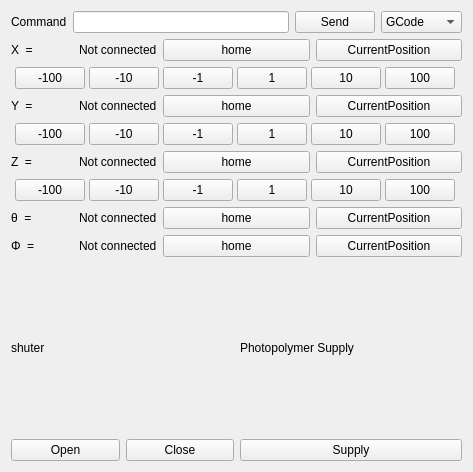
<?xml version="1.0" encoding="UTF-8"?>
<ui version="4.0">
 <class>PrintPanel</class>
 <widget class="QWidget" name="PrintPanel">
  <property name="geometry">
   <rect>
    <x>0</x>
    <y>0</y>
    <width>473</width>
    <height>472</height>
   </rect>
  </property>
  <property name="windowTitle">
   <string>Form</string>
  </property>
  <layout class="QGridLayout" name="gridLayout">
   <item row="0" column="0">
    <layout class="QVBoxLayout" name="verticalLayout_3">
     <item>
      <layout class="QHBoxLayout" name="horizontalLayout_7">
       <item>
        <widget class="QLabel" name="label_5">
         <property name="text">
          <string>Command</string>
         </property>
        </widget>
       </item>
       <item>
        <widget class="QLineEdit" name="requestLineEdit"/>
       </item>
       <item>
        <widget class="QPushButton" name="sendRequestButton">
         <property name="text">
          <string>Send</string>
         </property>
        </widget>
       </item>
       <item>
        <widget class="QComboBox" name="sendAxisComboBox">
         <item>
          <property name="text">
           <string>GCode</string>
          </property>
         </item>
         <item>
          <property name="text">
           <string>X</string>
          </property>
         </item>
         <item>
          <property name="text">
           <string>Y</string>
          </property>
         </item>
         <item>
          <property name="text">
           <string>Z</string>
          </property>
         </item>
         <item>
          <property name="text">
           <string>θ</string>
          </property>
         </item>
         <item>
          <property name="text">
           <string>Φ</string>
          </property>
         </item>
         <item>
          <property name="text">
           <string>Z(supply)</string>
          </property>
         </item>
         <item>
          <property name="text">
           <string>θ(supply)</string>
          </property>
         </item>
        </widget>
       </item>
      </layout>
     </item>
     <item>
      <layout class="QHBoxLayout" name="horizontalLayout_3">
       <item>
        <layout class="QHBoxLayout" name="horizontalLayout_6">
         <item>
          <widget class="QLabel" name="label_4">
           <property name="text">
            <string>X  =</string>
           </property>
          </widget>
         </item>
         <item>
          <widget class="QLabel" name="positionX">
           <property name="text">
            <string>Not connected</string>
           </property>
          </widget>
         </item>
        </layout>
       </item>
       <item>
        <widget class="QPushButton" name="homeX">
         <property name="text">
          <string>home</string>
         </property>
        </widget>
       </item>
       <item>
        <widget class="QPushButton" name="cpX">
         <property name="text">
          <string>CurrentPosition</string>
         </property>
        </widget>
       </item>
      </layout>
     </item>
     <item>
      <layout class="QHBoxLayout" name="horizontalLayout_5">
       <property name="spacing">
        <number>0</number>
       </property>
       <item>
        <widget class="QPushButton" name="moveN100X">
         <property name="minimumSize">
          <size>
           <width>60</width>
           <height>0</height>
          </size>
         </property>
         <property name="maximumSize">
          <size>
           <width>70</width>
           <height>16777215</height>
          </size>
         </property>
         <property name="text">
          <string>-100</string>
         </property>
        </widget>
       </item>
       <item>
        <widget class="QPushButton" name="moveN10X">
         <property name="minimumSize">
          <size>
           <width>60</width>
           <height>0</height>
          </size>
         </property>
         <property name="maximumSize">
          <size>
           <width>70</width>
           <height>16777215</height>
          </size>
         </property>
         <property name="text">
          <string>-10</string>
         </property>
        </widget>
       </item>
       <item>
        <widget class="QPushButton" name="moveN1X">
         <property name="minimumSize">
          <size>
           <width>60</width>
           <height>0</height>
          </size>
         </property>
         <property name="maximumSize">
          <size>
           <width>70</width>
           <height>16777215</height>
          </size>
         </property>
         <property name="text">
          <string>-1</string>
         </property>
        </widget>
       </item>
       <item>
        <widget class="QPushButton" name="moveP1X">
         <property name="minimumSize">
          <size>
           <width>60</width>
           <height>0</height>
          </size>
         </property>
         <property name="maximumSize">
          <size>
           <width>70</width>
           <height>16777215</height>
          </size>
         </property>
         <property name="text">
          <string>1</string>
         </property>
        </widget>
       </item>
       <item>
        <widget class="QPushButton" name="moveP10X">
         <property name="minimumSize">
          <size>
           <width>60</width>
           <height>0</height>
          </size>
         </property>
         <property name="maximumSize">
          <size>
           <width>70</width>
           <height>16777215</height>
          </size>
         </property>
         <property name="text">
          <string>10</string>
         </property>
        </widget>
       </item>
       <item>
        <widget class="QPushButton" name="moveP100X">
         <property name="minimumSize">
          <size>
           <width>60</width>
           <height>0</height>
          </size>
         </property>
         <property name="maximumSize">
          <size>
           <width>70</width>
           <height>16777215</height>
          </size>
         </property>
         <property name="text">
          <string>100</string>
         </property>
        </widget>
       </item>
      </layout>
     </item>
     <item>
      <layout class="QHBoxLayout" name="horizontalLayout_4">
       <item>
        <layout class="QHBoxLayout" name="horizontalLayout_8">
         <item>
          <widget class="QLabel" name="label_6">
           <property name="text">
            <string>Y  =</string>
           </property>
          </widget>
         </item>
         <item>
          <widget class="QLabel" name="positionY">
           <property name="text">
            <string>Not connected</string>
           </property>
          </widget>
         </item>
        </layout>
       </item>
       <item>
        <widget class="QPushButton" name="homeY">
         <property name="text">
          <string>home</string>
         </property>
        </widget>
       </item>
       <item>
        <widget class="QPushButton" name="cpY">
         <property name="text">
          <string>CurrentPosition</string>
         </property>
        </widget>
       </item>
      </layout>
     </item>
     <item>
      <layout class="QHBoxLayout" name="horizontalLayout_9">
       <property name="spacing">
        <number>0</number>
       </property>
       <item>
        <widget class="QPushButton" name="moveN100Y">
         <property name="minimumSize">
          <size>
           <width>60</width>
           <height>0</height>
          </size>
         </property>
         <property name="maximumSize">
          <size>
           <width>70</width>
           <height>16777215</height>
          </size>
         </property>
         <property name="text">
          <string>-100</string>
         </property>
        </widget>
       </item>
       <item>
        <widget class="QPushButton" name="moveN10Y">
         <property name="minimumSize">
          <size>
           <width>60</width>
           <height>0</height>
          </size>
         </property>
         <property name="maximumSize">
          <size>
           <width>70</width>
           <height>16777215</height>
          </size>
         </property>
         <property name="text">
          <string>-10</string>
         </property>
        </widget>
       </item>
       <item>
        <widget class="QPushButton" name="moveN1Y">
         <property name="minimumSize">
          <size>
           <width>60</width>
           <height>0</height>
          </size>
         </property>
         <property name="maximumSize">
          <size>
           <width>70</width>
           <height>16777215</height>
          </size>
         </property>
         <property name="text">
          <string>-1</string>
         </property>
        </widget>
       </item>
       <item>
        <widget class="QPushButton" name="moveP1Y">
         <property name="minimumSize">
          <size>
           <width>60</width>
           <height>0</height>
          </size>
         </property>
         <property name="maximumSize">
          <size>
           <width>70</width>
           <height>16777215</height>
          </size>
         </property>
         <property name="text">
          <string>1</string>
         </property>
        </widget>
       </item>
       <item>
        <widget class="QPushButton" name="moveP10Y">
         <property name="minimumSize">
          <size>
           <width>60</width>
           <height>0</height>
          </size>
         </property>
         <property name="maximumSize">
          <size>
           <width>70</width>
           <height>16777215</height>
          </size>
         </property>
         <property name="text">
          <string>10</string>
         </property>
        </widget>
       </item>
       <item>
        <widget class="QPushButton" name="moveP100Y">
         <property name="minimumSize">
          <size>
           <width>60</width>
           <height>0</height>
          </size>
         </property>
         <property name="maximumSize">
          <size>
           <width>70</width>
           <height>16777215</height>
          </size>
         </property>
         <property name="text">
          <string>100</string>
         </property>
        </widget>
       </item>
      </layout>
     </item>
     <item>
      <layout class="QHBoxLayout" name="horizontalLayout_10">
       <item>
        <layout class="QHBoxLayout" name="horizontalLayout_11">
         <item>
          <widget class="QLabel" name="label_7">
           <property name="text">
            <string>Z  =</string>
           </property>
          </widget>
         </item>
         <item>
          <widget class="QLabel" name="positionZ">
           <property name="text">
            <string>Not connected</string>
           </property>
          </widget>
         </item>
        </layout>
       </item>
       <item>
        <widget class="QPushButton" name="homeZ">
         <property name="text">
          <string>home</string>
         </property>
        </widget>
       </item>
       <item>
        <widget class="QPushButton" name="cpZ">
         <property name="text">
          <string>CurrentPosition</string>
         </property>
        </widget>
       </item>
      </layout>
     </item>
     <item>
      <layout class="QHBoxLayout" name="horizontalLayout_12">
       <property name="spacing">
        <number>0</number>
       </property>
       <item>
        <widget class="QPushButton" name="moveN100Z">
         <property name="minimumSize">
          <size>
           <width>60</width>
           <height>0</height>
          </size>
         </property>
         <property name="maximumSize">
          <size>
           <width>70</width>
           <height>16777215</height>
          </size>
         </property>
         <property name="text">
          <string>-100</string>
         </property>
        </widget>
       </item>
       <item>
        <widget class="QPushButton" name="moveN10Z">
         <property name="minimumSize">
          <size>
           <width>60</width>
           <height>0</height>
          </size>
         </property>
         <property name="maximumSize">
          <size>
           <width>70</width>
           <height>16777215</height>
          </size>
         </property>
         <property name="text">
          <string>-10</string>
         </property>
        </widget>
       </item>
       <item>
        <widget class="QPushButton" name="moveN1Z">
         <property name="minimumSize">
          <size>
           <width>60</width>
           <height>0</height>
          </size>
         </property>
         <property name="maximumSize">
          <size>
           <width>70</width>
           <height>16777215</height>
          </size>
         </property>
         <property name="text">
          <string>-1</string>
         </property>
        </widget>
       </item>
       <item>
        <widget class="QPushButton" name="moveP1Z">
         <property name="minimumSize">
          <size>
           <width>60</width>
           <height>0</height>
          </size>
         </property>
         <property name="maximumSize">
          <size>
           <width>70</width>
           <height>16777215</height>
          </size>
         </property>
         <property name="text">
          <string>1</string>
         </property>
        </widget>
       </item>
       <item>
        <widget class="QPushButton" name="moveP10Z">
         <property name="minimumSize">
          <size>
           <width>60</width>
           <height>0</height>
          </size>
         </property>
         <property name="maximumSize">
          <size>
           <width>70</width>
           <height>16777215</height>
          </size>
         </property>
         <property name="text">
          <string>10</string>
         </property>
        </widget>
       </item>
       <item>
        <widget class="QPushButton" name="moveP100Z">
         <property name="minimumSize">
          <size>
           <width>60</width>
           <height>0</height>
          </size>
         </property>
         <property name="maximumSize">
          <size>
           <width>70</width>
           <height>16777215</height>
          </size>
         </property>
         <property name="text">
          <string>100</string>
         </property>
        </widget>
       </item>
      </layout>
     </item>
     <item>
      <layout class="QHBoxLayout" name="horizontalLayout_14">
       <item>
        <layout class="QHBoxLayout" name="horizontalLayout_15">
         <item>
          <widget class="QLabel" name="label_8">
           <property name="text">
            <string>θ  =</string>
           </property>
          </widget>
         </item>
         <item>
          <widget class="QLabel" name="positionTheta">
           <property name="text">
            <string>Not connected</string>
           </property>
          </widget>
         </item>
        </layout>
       </item>
       <item>
        <widget class="QPushButton" name="homeTheta">
         <property name="text">
          <string>home</string>
         </property>
        </widget>
       </item>
       <item>
        <widget class="QPushButton" name="cpTheta">
         <property name="text">
          <string>CurrentPosition</string>
         </property>
        </widget>
       </item>
      </layout>
     </item>
     <item>
      <layout class="QHBoxLayout" name="horizontalLayout_16">
       <item>
        <layout class="QHBoxLayout" name="horizontalLayout_17">
         <item>
          <widget class="QLabel" name="label_9">
           <property name="text">
            <string>Φ  =</string>
           </property>
          </widget>
         </item>
         <item>
          <widget class="QLabel" name="positionPhi">
           <property name="text">
            <string>Not connected</string>
           </property>
          </widget>
         </item>
        </layout>
       </item>
       <item>
        <widget class="QPushButton" name="homePhi">
         <property name="text">
          <string>home</string>
         </property>
        </widget>
       </item>
       <item>
        <widget class="QPushButton" name="cpPhi">
         <property name="text">
          <string>CurrentPosition</string>
         </property>
        </widget>
       </item>
      </layout>
     </item>
     <item>
      <layout class="QHBoxLayout" name="horizontalLayout_2">
       <item>
        <layout class="QVBoxLayout" name="verticalLayout">
         <item>
          <widget class="QLabel" name="label_3">
           <property name="text">
            <string>shuter</string>
           </property>
          </widget>
         </item>
         <item>
          <layout class="QHBoxLayout" name="horizontalLayout">
           <item>
            <widget class="QPushButton" name="shutterOpenButton">
             <property name="text">
              <string>Open</string>
             </property>
            </widget>
           </item>
           <item>
            <widget class="QPushButton" name="shutterCloseButton">
             <property name="text">
              <string>Close</string>
             </property>
            </widget>
           </item>
          </layout>
         </item>
        </layout>
       </item>
       <item>
        <layout class="QVBoxLayout" name="verticalLayout_2">
         <item>
          <widget class="QLabel" name="label">
           <property name="text">
            <string>Photopolymer Supply</string>
           </property>
          </widget>
         </item>
         <item>
          <widget class="QPushButton" name="supplyButton">
           <property name="text">
            <string>Supply</string>
           </property>
          </widget>
         </item>
        </layout>
       </item>
      </layout>
     </item>
    </layout>
   </item>
  </layout>
 </widget>
 <resources/>
 <connections/>
</ui>
